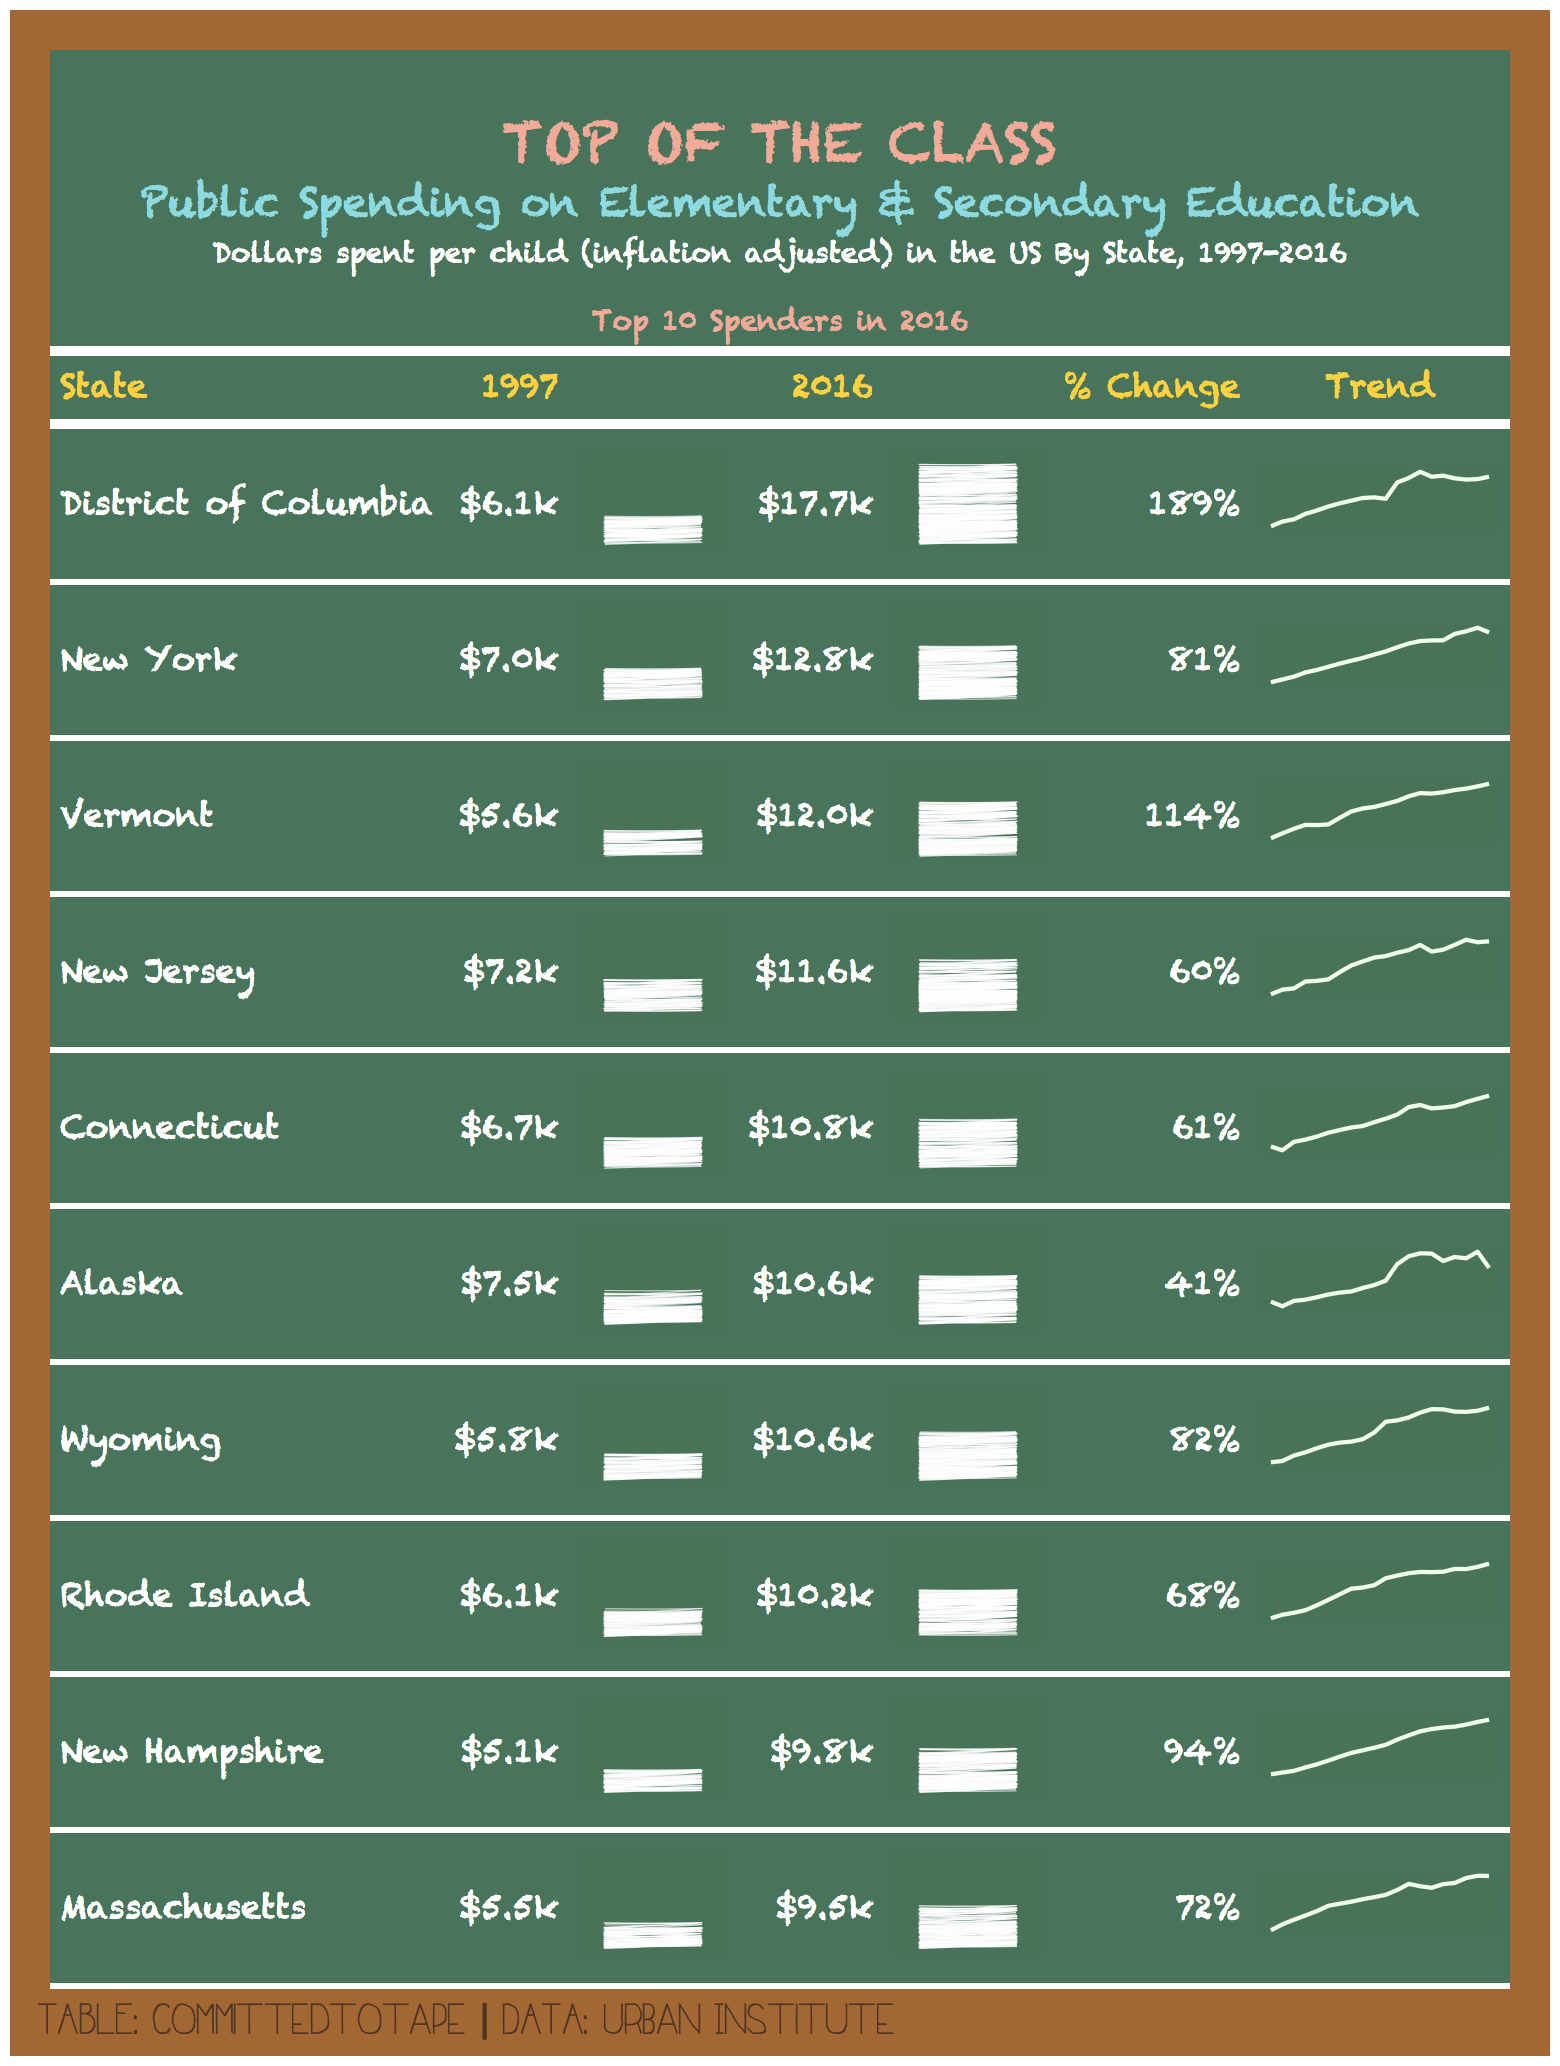

Source code (R):
library(tidyverse)
library(gt)

kids <- readr::read_csv('https://raw.githubusercontent.com/rfordatascience/tidytuesday/master/data/2020/2020-09-15/kids.csv')

# focus just on primary and secondary school spending
school_spend <- kids %>% 
  filter(variable == "PK12ed") %>% 
  select(state, year, inf_adj_perchild)

# function for plotting spark lines
plot_spark <- function(name, df) {
  plot_object <-
    ggplot(data = df,
           aes(x = year, y = inf_adj_perchild)) +
    geom_line(colour = "#F3FCF0", size = 12) +
    theme_void() +
    # had to lighten backgrund color for export to png as it was darker than table background - weird
    theme(plot.background = element_rect(fill = "#47745A", colour = "#47745A"),
          plot.margin = margin(0,0,0,0))
  return(plot_object)
}

# function for sketchy barplot
plot_bar <- function(name, df, yr) {
  
 barheight <- df %>% 
    filter(year == yr) %>% 
    pull(inf_adj_perchild)
  
  plot_object <-
    tibble( x = runif(8*barheight, -0.01, 0.01), xend = runif(8*barheight, 0.99, 1.01),
            y = runif(8*barheight, 0.1, barheight), yend = y + jitter(0.05),
            y1 = yend, yend1 = y - jitter(1), x1 = xend, xend1 = x) %>% 
    ggplot() +
    geom_curve(aes(x = x, xend = xend, y = y, yend = yend), 
               colour = "white", size = 2, curvature = 0.01, alpha = 0.7) +
    geom_curve(aes(x = x1, xend = xend1, y = y1, yend = yend1), 
               colour = "white", size = 2, curvature = -0.01, alpha = 0.7) +
    scale_y_continuous(limits = c(-0.2,20)) +
    scale_x_continuous(limits = c(-0.2,1.2)) +
    theme_void() +
  theme(plot.background = element_rect(fill = "#47745A",
                                         colour = "#47745A"),
          plot.margin = margin(0,0,0,0))
  return(plot_object)
}

# df of plots for each state
plots <-
  school_spend %>%
  dplyr::group_by(state) %>%
  tidyr::nest() %>%
  dplyr::mutate(
    spark = map2(state, data, plot_spark),
    bar97 = map2(state, data, plot_bar, yr = 1997),
    bar16 = map2(state, data, plot_bar, yr = 2016)) %>% 
  select(-data)

# prepare data for gt
# join on plotting data from above
# empty variable is needed, see:
# https://github.com/rstudio/gt/issues/152 and
# https://stackoverflow.com/questions/61741440/is-there-a-way-to-embed-a-ggplot-image-dynamically-by-row-like-a-sparkline-usi
table_prepped <- school_spend %>% 
  filter(year %in% c(1997, 2016)) %>% 
  pivot_wider(names_from = year, values_from = inf_adj_perchild) %>% 
  mutate(percent_change = (`2016` - `1997`) / `1997`) %>% 
  inner_join(plots, by = "state") %>% 
  mutate(ggplot1 = NA,
         ggplot2 = NA,
         ggplot3 = NA) %>% 
  select(state, `1997`, ggplot1, `2016`, ggplot2, percent_change, ggplot3, bar97, bar16, spark)

# just keep top 10
top10 <- table_prepped %>% 
  arrange(-`2016`) %>% 
  head(10)

# table! - reference: https://themockup.blog/posts/2020-05-16-gt-a-grammer-of-tables/
gt_table <- top10 %>% 
  gt() %>% 
  fmt_currency(
    columns = vars(`1997`,`2016`),
    decimals = 1,
    pattern = "{x}k"
  ) %>%
  fmt_percent(
    columns = vars(percent_change),
    decimals = 0
  ) %>%
  cols_align(
    align = "right",
    columns = vars(`1997`,`2016`)
  ) %>% 
  cols_label(
    state = "State",
    percent_change = "% Change",
    ggplot1 = " ",
    ggplot2 = " ",
    ggplot3 = "Trend"
  ) %>%
  tab_source_note(html("<span style='color:#4E3423;font-size:16pt'><b>TABLE: committedtotape | DATA: Urban Institute</b></span>")) %>%
  tab_header(
    title = html("<br><span style='color:#F2AA99;font-size:20pt'>TOP OF THE CLASS</span><br>Public Spending on Elementary & Secondary Education"),
    subtitle = html("Dollars spent per child (inflation adjusted) in the US By State, 1997-2016<br><br><span style='color:#F2AA99;'>Top 10 Spenders in 2016</span>")
  ) %>% 
  # Adjust title font
  tab_style(
    style = 
      cell_text(
        font = "Chalkduster",
        color = "#8DDBE0",
        weight = "bold",
        align = "center"),
    locations = cells_title(groups = "title")
  ) %>%
  # Adjust sub-title font
  tab_style(
    style = cell_text(
      font = "Chalkduster",
      align = "center"),
    locations = cells_title(groups = "subtitle")
  ) %>% 
  # Style header font
  gt::tab_style(
    style = cell_text(font = "Chalkduster", 
                      weight = "bold", 
                      color = "#FFD23F"),
    locations = cells_column_labels(gt::everything())
  ) %>%
  tab_style(
    style = cell_text(font = "Chalkduster"),
    locations = cells_body(columns = gt::everything())
  ) %>%
  #borders
  tab_style(
    style = cell_borders(
      sides = c("bottom", "top"),
      color = "white",
      weight = px(5)
    ),
    locations = cells_column_labels(columns = gt::everything())
  ) %>%
  tab_style(
    style = cell_borders(
      sides = "bottom",
      color = "white",
      weight = px(3)),
    locations = cells_body()
  ) %>% 
  # left hand board frame
  tab_style(
    style = list(
      cell_borders(
        sides = "left",
        color = "#A36734",
        weight = px(20)
      )
    ),
    locations = list(cells_body(columns = vars(state)), cells_column_labels(columns = vars(state)),
                     cells_title("title"), cells_title("subtitle"))
  ) %>%
  # right hand board frame
  tab_style(
    style = list(
      cell_borders(
        sides = "right",
        color = "#A36734",
        weight = px(20)
      )
    ),
    locations = list(cells_body(columns = vars(ggplot3)), cells_column_labels(columns = vars(ggplot3)),
                     cells_title("title"), cells_title("subtitle"))
  ) %>%
  tab_style(
    style = cell_fill(color = "#47745A"),
    locations = cells_body(
      columns = gt::everything())
  ) %>%
  # font
  opt_table_font(font = list(c("ThinSkinned"))) %>% 
  # table options
  tab_options(table.background.color = "#A36734",
              heading.background.color = "#47745A",
              column_labels.background.color = "#47745A",
              table.font.color = "#F3FCF0",
              data_row.padding = px(10),
              table.border.top.width = px(20),
              table.border.top.color = "#A36734",
              table.border.bottom.color = "#A36734",
              source_notes.background.color = "#A36734"
    #           ,
    #           table.additional_css = ".gt_table {
    # border: #A36A35
    # }"
  ) %>% 
  # rendering bar 1997
  text_transform(
    locations = cells_body(columns = vars(ggplot1)), # use empty cell as location
    fn = function(x) {
      # Insert each image into each empty cell in `ggplot`
      map(top10$bar97, ggplot_image, height = px(50), aspect_ratio = 1.5)
    }
  ) %>%
  # rendering bar 2016
  text_transform(
    locations = cells_body(columns = vars(ggplot2)), # use empty cell as location
    fn = function(x) {
      # Insert each image into each empty cell in `ggplot`
      map(top10$bar16, ggplot_image, height = px(50), aspect_ratio = 1.5)
    }
  ) %>%
  # rendering the spark lines - from gh reference above
  text_transform(
    locations = cells_body(columns = vars(ggplot3)), # use empty cell as location
    fn = function(x) {
      # Insert each image into each empty cell in `ggplot`
      map(top10$spark, ggplot_image, height = px(30), aspect_ratio = 4)
    }
  ) %>%
  cols_hide(vars(bar97, bar16, spark))

gt_table

#gtsave(gt_table, "education_spend_1.png")
#gtsave(gt_table, "education_spend.html")
